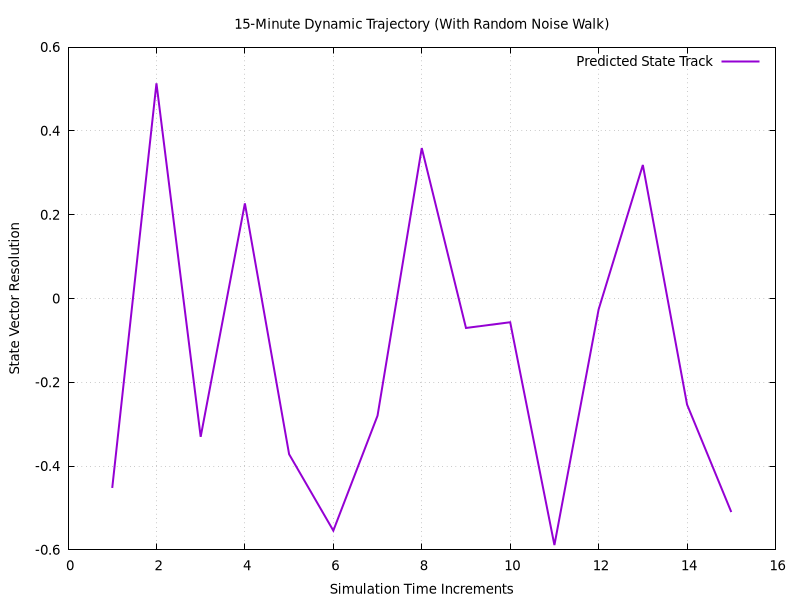

Reproduce this figure in gnuplot.
set datafile separator ','
set term pngcairo size 800,600 font 'Arial,10'
set output 'independent/live_prediction0005.csv.png'
set title '15-Minute Dynamic Trajectory (With Random Noise Walk)'
set xlabel 'Simulation Time Increments'
set ylabel 'State Vector Resolution'
set grid
plot 'independent/live_prediction0005.csv' using 1:2 with lines lw 2 title 'Predicted State Track'
